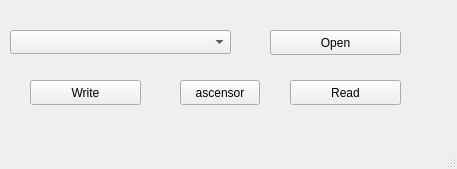
<?xml version="1.0" encoding="UTF-8"?>
<ui version="4.0">
 <class>MainWindow</class>
 <widget class="QMainWindow" name="MainWindow">
  <property name="geometry">
   <rect>
    <x>0</x>
    <y>0</y>
    <width>457</width>
    <height>169</height>
   </rect>
  </property>
  <property name="windowTitle">
   <string>MainWindow</string>
  </property>
  <widget class="QWidget" name="centralwidget">
   <widget class="QPushButton" name="write_button">
    <property name="geometry">
     <rect>
      <x>30</x>
      <y>80</y>
      <width>111</width>
      <height>25</height>
     </rect>
    </property>
    <property name="text">
     <string>Write</string>
    </property>
   </widget>
   <widget class="QComboBox" name="port_box">
    <property name="geometry">
     <rect>
      <x>10</x>
      <y>30</y>
      <width>221</width>
      <height>24</height>
     </rect>
    </property>
   </widget>
   <widget class="QPushButton" name="connect_button">
    <property name="geometry">
     <rect>
      <x>270</x>
      <y>30</y>
      <width>131</width>
      <height>25</height>
     </rect>
    </property>
    <property name="text">
     <string>Open</string>
    </property>
   </widget>
   <widget class="QPushButton" name="read_button">
    <property name="geometry">
     <rect>
      <x>290</x>
      <y>80</y>
      <width>111</width>
      <height>25</height>
     </rect>
    </property>
    <property name="text">
     <string>Read</string>
    </property>
   </widget>
   <widget class="QPushButton" name="ascensor_button">
    <property name="geometry">
     <rect>
      <x>180</x>
      <y>80</y>
      <width>80</width>
      <height>25</height>
     </rect>
    </property>
    <property name="text">
     <string>ascensor</string>
    </property>
   </widget>
  </widget>
  <widget class="QMenuBar" name="menubar">
   <property name="geometry">
    <rect>
     <x>0</x>
     <y>0</y>
     <width>457</width>
     <height>25</height>
    </rect>
   </property>
  </widget>
  <widget class="QStatusBar" name="statusbar"/>
 </widget>
 <resources/>
 <connections/>
</ui>
